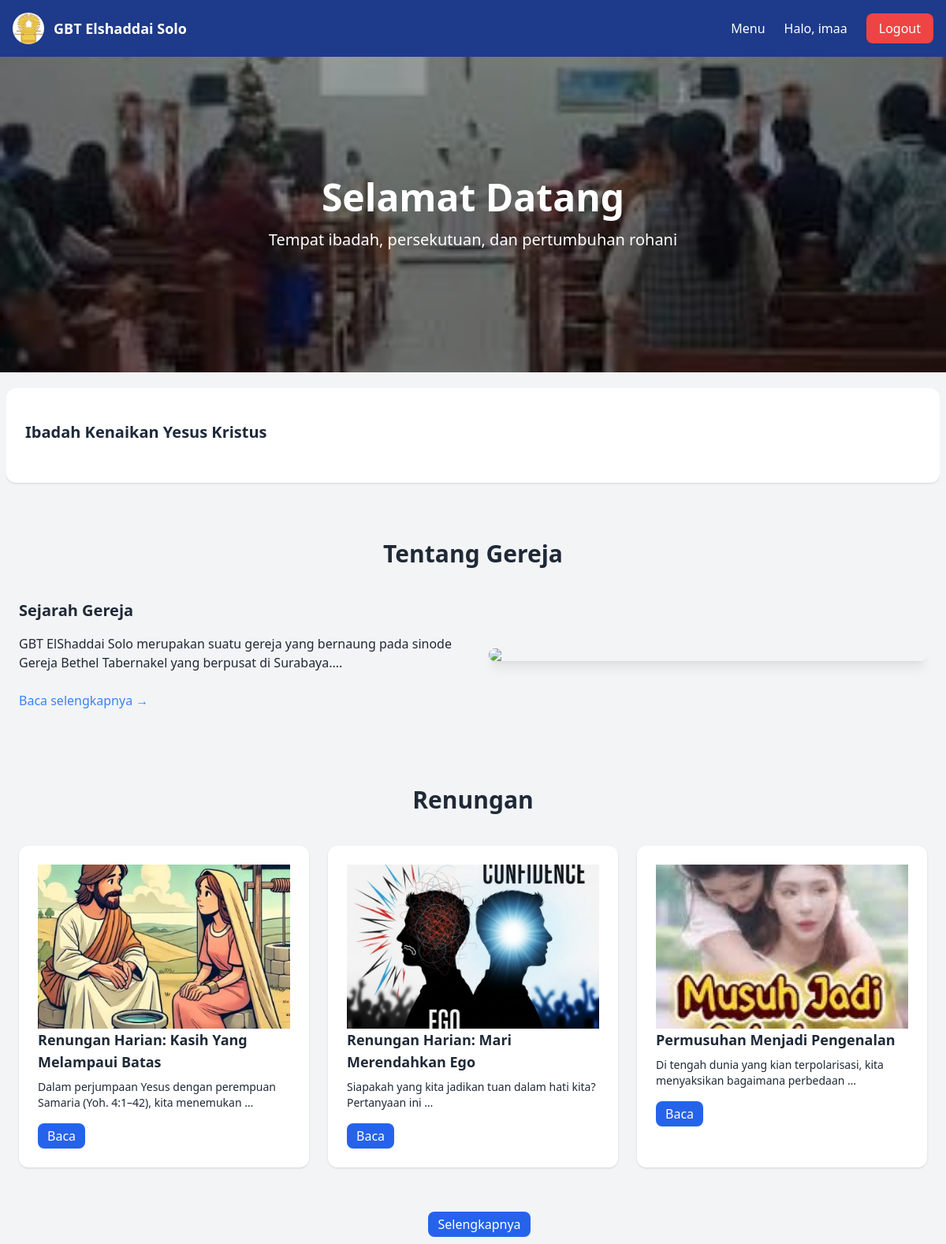
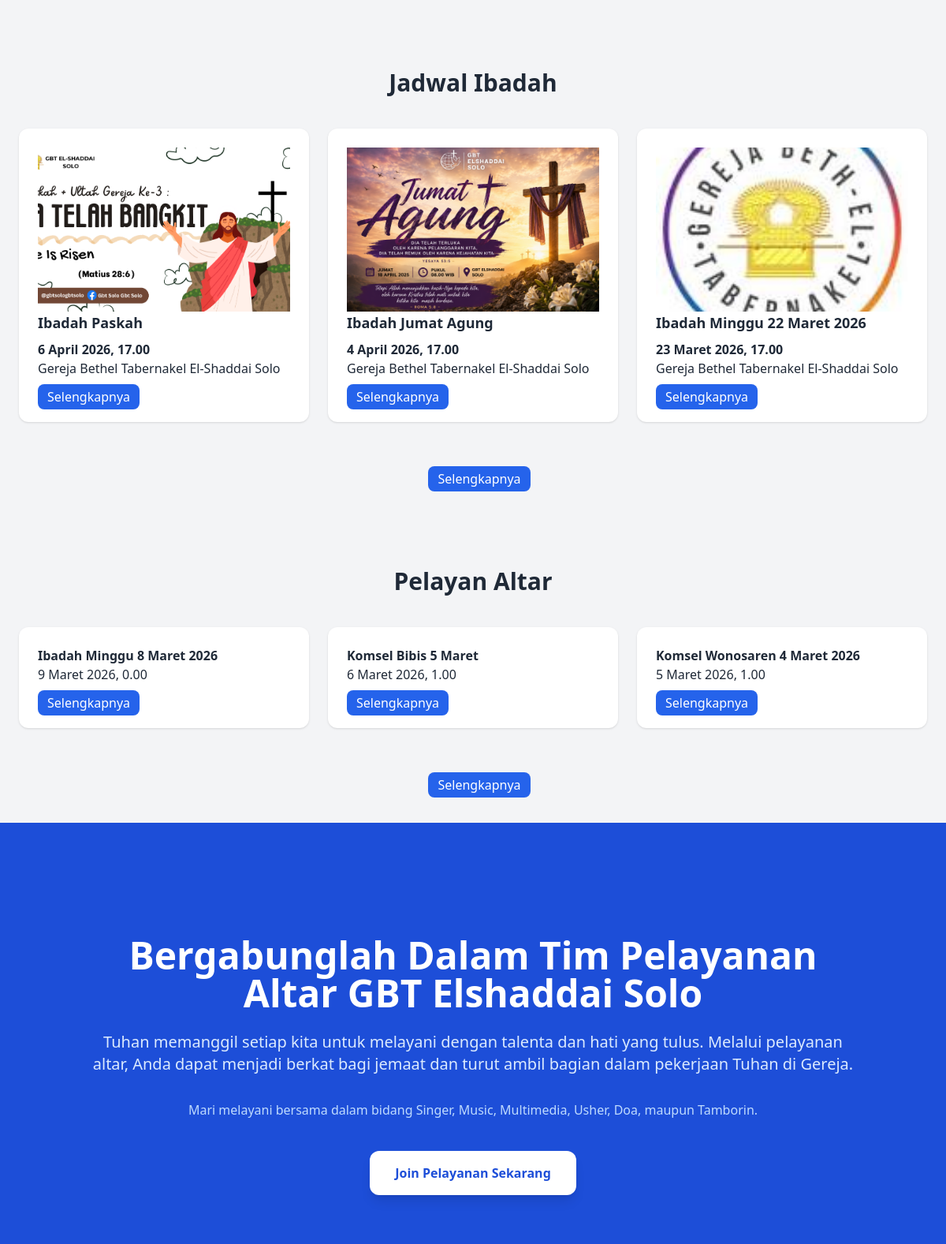
/ (signed in, upper part), run on the app's committed database (2 pictures, top to bottom).
### webgbt/models.py (models this page shows, shortened)
class WartaGereja(models.Model):
    judul = models.CharField(max_length=200)
    class Meta:
       verbose_name = "Warta Gereja"
       verbose_name_plural = "Warta Gereja"
    tanggal = models.DateTimeField(auto_now_add=True)
    isi = models.TextField()

class Renungan(models.Model):
    judul = models.CharField(max_length=200)
    gambar = models.ImageField(upload_to='galeri/', null=True, blank=True)
    class Meta:
       verbose_name = "Renungan"
       verbose_name_plural = "Renungan"
    perikop = models.CharField(max_length=200, default= 'belum ditentukan')
    isi = models.TextField()

class JadwalIbadah(models.Model):
    nama= models.CharField(max_length=100)
    class Meta:
       verbose_name = "Jadwal Ibadah"
       verbose_name_plural = "Jadwal Ibadah"
    JENIS_IBADAH = [
        ('minggu', 'Ibadah Minggu'),
        ('komsel', 'komsel'),
        ('pondok daud', 'Pondok Daud'),
        ('hari besar', 'Ibadah Hari Besar'),
        ('ibadah anak', 'Ibadah Anak'),
    ]
    nama= models.CharField(max_length=100)
    jenis_ibadah = models.CharField(
        max_length=20,
        choices=JENIS_IBADAH,
        default='minggu'
    )
    gambar = models.ImageField(upload_to='galeri/', null=True, blank=True)
    tanggal = models.DateTimeField()
    tempat = models.CharField(max_length=100)

class JadwalPelayanan(models.Model):
    JENIS_IBADAH = [
        ('minggu', 'Ibadah Minggu'),
        ('komsel', 'komsel'),
        ('pondok daud', 'Pondok Daud'),
        ('hari besar', 'Ibadah Hari Besar'),
        ('ibadah anak', 'Ibadah Anak'),
    ]
    nama= models.CharField(max_length=100)
    class Meta:
       verbose_name = "Jadwal Pelayanan"
       verbose_name_plural = "Jadwal Pelayanan"
    jenis_ibadah = models.CharField(
        max_length=20,
        choices=JENIS_IBADAH,
        default='minggu'
    )
    tanggal = models.DateTimeField()
    pembawa_firman = models.CharField(max_length=50, default= 'belum ditentukan')
    worship_leader = models.CharField(max_length=50, default= 'belum ditentukan')
    singer = models.CharField(max_length=100, default= 'belum ditentukan')
    keyboardis = models.CharField(max_length=50, default= 'belum ditentukan')
    gitaris = models.CharField(max_length=50, default= 'belum ditentukan')
    bassist = models.CharField(max_length=50, default= 'belum ditentukan')
    kajon_atau_drum = models.CharField(max_length=50, default= 'belum ditentukan')
    multimedia = models.CharField(max_length=50, default= 'belum ditentukan')

### webgbt/views.py (the view)
# urls.py: path('', views.home, name='home'),
def home(request):
    context = {
        'renungan': Renungan.objects.all().order_by('-id')[:3],
        'wartagereja': WartaGereja.objects.all().order_by('-id')[:5],
        'jadwalibadah': JadwalIbadah.objects.all().order_by('-id')[:3],
        'jadwalpelayanan': JadwalPelayanan.objects.all().order_by('-id')[:3],
        'suka': Suka.objects.all(),
        'simpan': Simpan.objects.all(),
        'komentar': Komentar.objects.all(),
    }
    return render(request, 'dashboard.html', context)

### webgbt/templates/dashboard.html (shortened to what this page needs)
{% load static %}
<!doctype html>
<html>
<head>
    <script src="https://cdn.tailwindcss.com"></script>
</head>
<body class="bg-gray-100 text-gray-800">
<header class="bg-blue-900 text-white shadow-lg">
    <div class="max-w-7xl mx-auto flex justify-between items-center p-4">
        <div class="flex items-center gap-3">
            <img src="{% static '/photo/logo.jpg' %}" class="w-10 h-10 rounded-full">
            <a href="{% url 'home' %}" class="text-white font-bold text-lg">
    GBT Elshaddai Solo
</a>
        </div>
        <nav>
            <ul class="flex gap-6">
				<div class="relative group">
				<button class="text-white font-medium">
				Menu
				</button>
				</div>
			<ul class="flex gap-6 items-center">
			{% if user.is_authenticated %}
    <li class="text-white">
        Halo, {{ user.username }}
    </li>
    <li>
        <a href="{% url 'logout' %}"
           class="bg-red-500 text-white px-4 py-2 rounded-lg hover:bg-red-600">
           Logout
        </a>
    </li>
	{% endif %}
			</ul>
        </nav>
    </div>
</header>
<section class="relative h-[400px] overflow-hidden">
    <div class="slides absolute inset-0">
        <img
             class="slide absolute inset-0 w-full h-full object-cover opacity-100 transition-opacity duration-1000">
    </div>
    <div class="absolute inset-0 bg-black/40"></div>
    <div class="relative z-10 flex flex-col items-center justify-center h-full text-white text-center">
        <h1 class="text-5xl font-bold mb-4">
            Selamat Datang
        </h1>
        <p class="text-xl">
            Tempat ibadah, persekutuan, dan pertumbuhan rohani
        </p>
    </div>
</section>
<section class="bg-gray-100 py-5">
    <div class="max-w-8xl mx-auto px-2">
        <div class="relative h-[140px] overflow-hidden">
            <div id="wartaSlider"
                 class="transition-transform duration-700 ease-in-out">
                {% for w in wartagereja|slice:":5" %}
                <a href="{% url 'wartagereja' w.id %}"
                   class="block h-[140px] mb-3">
                    <div class="bg-white p-6 rounded-xl shadow
                                h-[120px] flex flex-col justify-center
                                hover:shadow-xl hover:-translate-y-1
                                transition duration-300 cursor-pointer">
                        <h3 class="font-bold text-xl text-slate-800 mb-2">
                            {{ w.judul }}
                        </h3>
                    </div>
                </a>
                {% endfor %}
            </div>
        </div>
    </div>
</section>
<section id="tentang" class="py-8">
    <div class="max-w-7xl mx-auto px-6">
        <h2 class="text-3xl font-bold text-center mb-10">Tentang Gereja</h2>
        <div class="grid md:grid-cols-2 gap-10 items-center">
            <div>
                <h3 class="text-xl font-semibold mb-4">Sejarah Gereja</h3>
                <p class="mb-4">
                    GBT ElShaddai Solo merupakan suatu gereja yang bernaung pada sinode
                    Gereja Bethel Tabernakel yang berpusat di Surabaya....
                </p>
		<a href="{% url 'sejarah' %}"
           class="text-blue-500 mt-2 inline-block">
           Baca selengkapnya →
        </a>
            </div>
            <img src="https://images.unsplash.com/photo-1507692049790-de58290a4334"
                 class="rounded-xl shadow-lg">
        </div>
    </div>
</section>
<section id="renungan" class="py-16">
    <div class="max-w-7xl mx-auto px-6">
        <h2 class="text-3xl font-bold text-center mb-10">Renungan</h2>
        <div class="grid md:grid-cols-3 gap-6">
            {% for r in renungan %}
            <div class="bg-white p-6 rounded-xl shadow hover:shadow-lg transition">
    {% if r.gambar %}
        <img src="{{ r.gambar.url }}"
             class="w-full h-52 object-cover">
    {% else %}
        <div class="w-full h-52 bg-gray-200 flex items-center justify-center text-gray-500">
            Gambar Belum Tersedia
        </div>
    {% endif %}
                <h3 class="font-bold text-lg mb-2">{{ r.judul }}</h3>
                <p class="text-sm mb-4">{{ r.isi|truncatewords:10 }}</p>
                <a href="{% url 'renungan' r.id %}"  class="inline-flex items-center gap-5 bg-blue-600 text-white px-3 py-1 rounded-lg hover:bg-blue-500 transition"> Baca</a>
			</div>
            {% endfor %}
        </div>
    </div>
		<div class="flex justify-center mt-6">
	 <a href="{% url 'renungan_list' %}"  class="inline-flex items-center gap-5 bg-blue-600 text-white px-3 py-1 rounded-lg hover:bg-blue-500 transition translate-y-8 translate-x-2 "> Selengkapnya</a>
	 </div>
</section>
<section id="ibadah" class="py-16">
    <div class="max-w-7xl mx-auto px-6">
        <h2 class="text-3xl font-bold text-center mb-10">Jadwal Ibadah</h2>
          <div class="grid md:grid-cols-3 gap-6">
           {% for j in jadwalibadah %}
            <div class="bg-white p-6 rounded-xl shadow hover:shadow-lg transition">
    {% if j.gambar %}
        <img src="{{ j.gambar.url }}"
             class="w-full h-52 object-cover">
    {% else %}
        <div class="w-full h-52 bg-gray-200 flex items-center justify-center text-gray-500">
            Gambar Belum Tersedia
        </div>
    {% endif %}
                <h3 class="font-bold text-lg mb-2">{{ j.nama }}</h3>
				    <p class="font-semibold">{{ j.tanggal }}</p>
                    <p>{{ j.tempat }}</p>
                <a href="{% url 'jadwalibadah' j.id %}" class="inline-flex items-center gap-5 bg-blue-600 text-white px-3 py-1 rounded-lg hover:bg-blue-500 transition translate-y-2"> Selengkapnya
				</a>
                </div>
   {% endfor %}
        </div>
    </div>
		<div class="flex justify-center mt-6">
	 <a href="{% url 'jadwal_ibadahlist' %}"  class="inline-flex items-center gap-5 bg-blue-600 text-white px-3 py-1 rounded-lg hover:bg-blue-500 transition translate-y-8 translate-x-2 "> Selengkapnya</a>
	 </div>
</section>
<section class="py-16">
    <div class="max-w-7xl mx-auto px-6">
        <h2 class="text-3xl font-bold text-center mb-10">Pelayan Altar</h2>
        <div class="grid md:grid-cols-3 gap-6">
            {% for p in jadwalpelayanan %}
            <div class="bg-white p-6 rounded-xl shadow">
                <h3 class="font-bold">{{ p.nama }}</h3>
                <p>{{ p.tanggal }}</p>
			  <a href="{% url 'jadwalpelayanan' p.id %}" class="inline-flex items-center gap-5 bg-blue-600 text-white px-3 py-1 rounded-lg hover:bg-blue-500 transition translate-y-2"> Selengkapnya
			</a>
            </div>
            {% endfor %}
        </div>
    </div>
	<div class="flex justify-center mt-6">
	 <a href="{% url 'jadwal_pelayananlist' %}"  class="inline-flex items-center gap-5 bg-blue-600 text-white px-3 py-1 rounded-lg hover:bg-blue-500 transition translate-y-8 translate-x-2 "> Selengkapnya</a>
	 </div>
</section>
<section class="bg-blue-700 text-white py-20">
<section id="form-pelayanan" class="py-16">
    <div class="max-w-5xl mx-auto px-6 text-center">
        <h1 class="text-4xl md:text-5xl font-bold mb-6">
            Bergabunglah Dalam Tim Pelayanan Altar GBT Elshaddai Solo
        </h1>
        <p class="text-lg md:text-xl text-blue-100 leading-relaxed mb-8">
            Tuhan memanggil setiap kita untuk melayani dengan talenta dan hati yang tulus.
            Melalui pelayanan altar, Anda dapat menjadi berkat bagi jemaat dan turut ambil bagian
            dalam pekerjaan Tuhan di Gereja.
        </p>
        <p class="text-md text-blue-200 mb-10">
            Mari melayani bersama dalam bidang Singer, Music, Multimedia, Usher,
            Doa, maupun Tamborin.
        </p>
        <a href="{% url 'pelayan_altar' %}"
           class="inline-block bg-white text-blue-700 font-bold px-8 py-4 rounded-xl hover:bg-gray-100 transition duration-300 shadow-lg">
            Join Pelayanan Sekarang
        </a>
    </div>
</section>
<link rel="stylesheet"
href="https://cdnjs.cloudflare.com/ajax/libs/font-awesome/6.5.1/css/all.min.css">
</body>
</html>

### data on the page
WartaGereja: judul "Ibadah Kenaikan Yesus Kristus"
Renungan: gambar (picture), judul "Renungan Harian: Kasih Yang Melampaui Batas", isi "Dalam perjumpaan Yesus dengan perempuan Samaria (Yoh. 4:1–42), kita menemukan …"
Renungan: gambar (picture), judul "Renungan Harian: Mari Merendahkan Ego", isi "Siapakah yang kita jadikan tuan dalam hati kita? Pertanyaan ini …"
Renungan: gambar (picture), judul "Permusuhan Menjadi Pengenalan", isi "Di tengah dunia yang kian terpolarisasi, kita menyaksikan bagaimana perbedaan …"
JadwalIbadah: gambar (picture), nama "Ibadah Paskah", tanggal "6 April 2026, 17.00", tempat "Gereja Bethel Tabernakel El-Shaddai Solo"
JadwalIbadah: gambar (picture), nama "Ibadah Jumat Agung", tanggal "4 April 2026, 17.00", tempat "Gereja Bethel Tabernakel El-Shaddai Solo"
JadwalIbadah: gambar (picture), nama "Ibadah Minggu 22 Maret 2026", tanggal "23 Maret 2026, 17.00", tempat "Gereja Bethel Tabernakel El-Shaddai Solo"
JadwalPelayanan: nama "Ibadah Minggu 8 Maret 2026", tanggal "9 Maret 2026, 0.00"
JadwalPelayanan: nama "Komsel Bibis 5 Maret", tanggal "6 Maret 2026, 1.00"
JadwalPelayanan: nama "Komsel Wonosaren 4 Maret 2026", tanggal "5 Maret 2026, 1.00"

### other printed values
{{ user.username }} "imaa"
